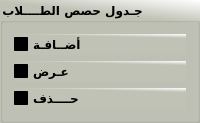
                       <widget class="QGroupBox" name="groupBox_14">
                        <property name="maximumSize">
                         <size>
                          <width>250</width>
                          <height>300</height>
                         </size>
                        </property>
                        <property name="font">
                         <font>
                          <family>PT Bold Heading</family>
                          <pointsize>9</pointsize>
                          <weight>75</weight>
                          <italic>false</italic>
                          <bold>true</bold>
                         </font>
                        </property>
                        <property name="styleSheet">
                         <string notr="true">background:rgb(231, 231, 231);
background-color: qlineargradient(spread:pad, x1:0.964478, y1:0.193, x2:1, y2:0, stop:0 rgba(191, 194, 181, 255), stop:1 rgba(255, 255, 255, 255));    font: 9pt &quot;PT Bold Heading&quot;;
    font-weight: bold;
 color:rgb</string>
                        </property>
                        <property name="title">
                         <string>جـدول حصص الطــــلاب</string>
                        </property>
                        <layout class="QGridLayout" name="gridLayout_56">
                         <item row="0" column="0">
                          <widget class="QCheckBox" name="checkBox_419">
                           <property name="font">
                            <font>
                             <family>PT Bold Heading</family>
                             <pointsize>9</pointsize>
                             <weight>75</weight>
                             <italic>false</italic>
                             <bold>true</bold>
                            </font>
                           </property>
                           <property name="text">
                            <string>أضــافـة</string>
                           </property>
                          </widget>
                         </item>
                         <item row="1" column="0">
                          <widget class="QCheckBox" name="checkBox_420">
                           <property name="font">
                            <font>
                             <family>PT Bold Heading</family>
                             <pointsize>9</pointsize>
                             <weight>75</weight>
                             <italic>false</italic>
                             <bold>true</bold>
                            </font>
                           </property>
                           <property name="text">
                            <string>عـرض </string>
                           </property>
                          </widget>
                         </item>
                         <item row="2" column="0">
                          <widget class="QCheckBox" name="checkBox_418">
                           <property name="font">
                            <font>
                             <family>PT Bold Heading</family>
                             <pointsize>9</pointsize>
                             <weight>75</weight>
                             <italic>false</italic>
                             <bold>true</bold>
                            </font>
                           </property>
                           <property name="text">
                            <string>حــــذف</string>
                           </property>
                          </widget>
                         </item>
                        </layout>
                       </widget>
